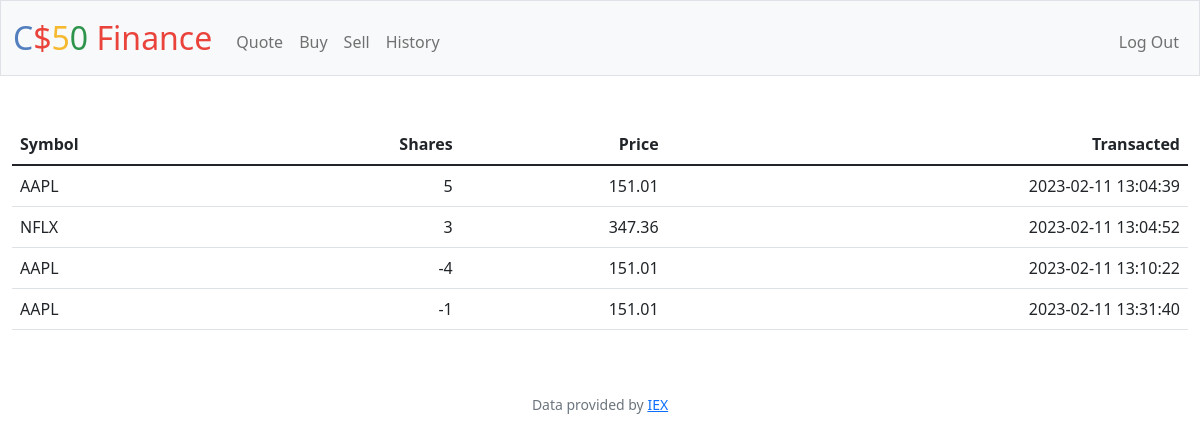
Screenshot of /history (signed in) with the database file from the repository.
### tables this page shows
CREATE TABLE 'transactions' ('id' INTEGER PRIMARY KEY NOT NULL, 'user_id' TEXT, 'symbol' TEXT, 'shares' INTEGER, 'price' REAL, 'date' DATETIME);

### app.py (the view)
@app.route("/history")
@login_required
def history():
    user_id = session["user_id"]
    transactions_log = db.execute("SELECT symbol, shares, price, date FROM transactions WHERE user_id = ?", user_id)
    return render_template("history.html", database=transactions_log)

### app.py (called while the page is built)
@app.after_request
def after_request(response):
    response.headers["Cache-Control"] = "no-cache, no-store, must-revalidate"
    response.headers["Expires"] = 0
    response.headers["Pragma"] = "no-cache"
    return response

### helpers.py (called while the page is built)
def login_required(f):
    @wraps(f)
    def decorated_function(*args, **kwargs):
        if session.get("user_id") is None:
            return redirect("/login")
        return f(*args, **kwargs)
    return decorated_function

### templates/history.html (shortened to what this page needs)
{% extends "layout.html" %}
{% block main %}
    <table class="table">
        <thead>
            <tr>
                <th class="text-start">Symbol</th>
                <th class="text-end">Shares</th>
                <th class="text-end">Price</th>
                <th class="text-end">Transacted</th>
            </tr>
        </thead>
        <tbody>
            {% for row in database %}
                <tr>
                    <td class="text-start">{{ row['symbol'] }}</td>
                    <td class="text-end">{{ row['shares'] }}</td>
                    <td class="text-end">{{ row['price'] }}</td>
                    <td class="text-end">{{ row['date'] }}</td>
                </tr>
            {% endfor %}
        </tbody>
    </table>
{% endblock %}

### rows the page displays
transactions: symbol "AAPL", shares "5", price "151.01", date "2023-02-11 13:04:39"
transactions: symbol "NFLX", shares "3", price "347.36", date "2023-02-11 13:04:52"
transactions: symbol "AAPL", shares "-4", price "151.01", date "2023-02-11 13:10:22"
transactions: symbol "AAPL", shares "-1", price "151.01", date "2023-02-11 13:31:40"
